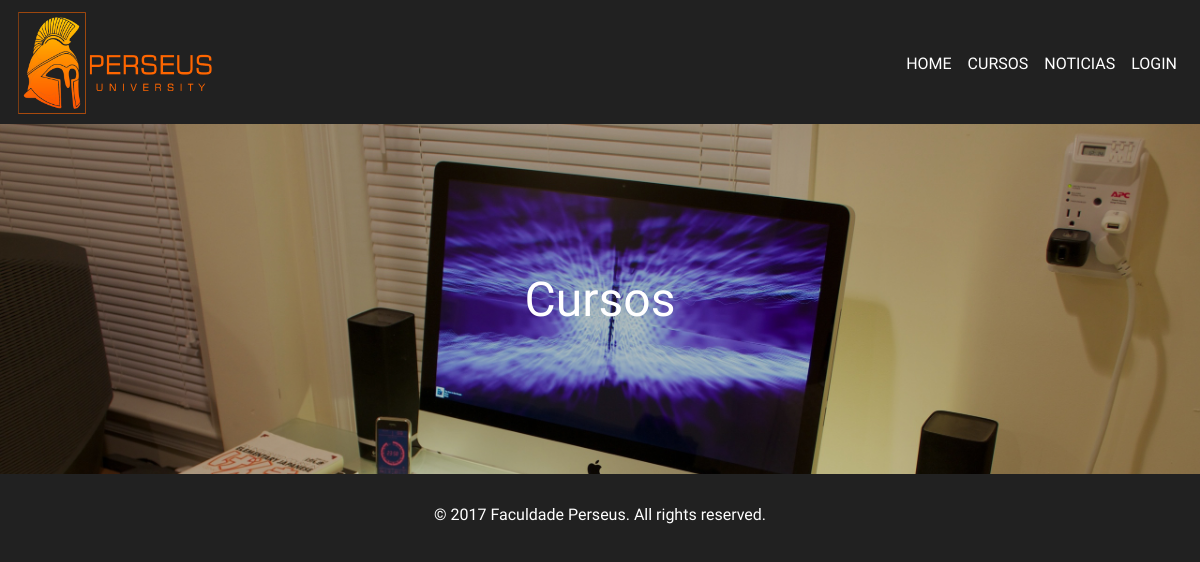
Before: /listacurso/ with the older database file.
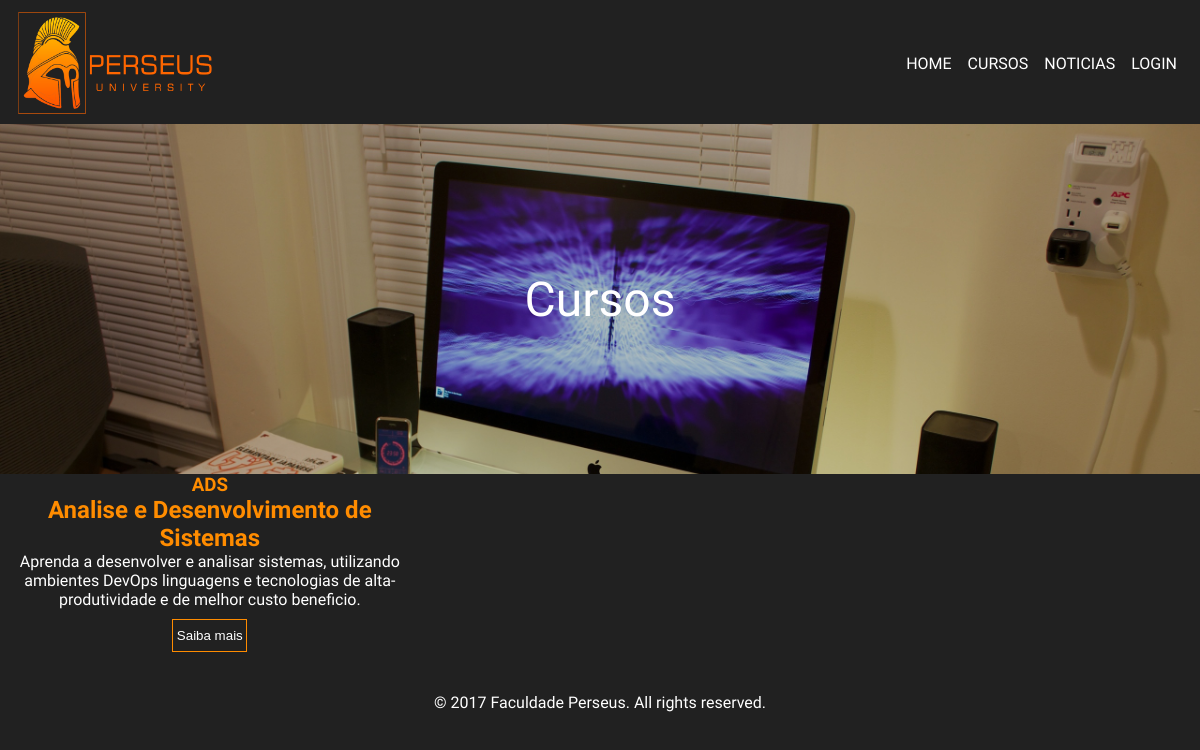
After: the same page with the newer database file.
### core/models.py (models this page shows, shortened)
class Curso(models.Model):
    sigla = models.CharField(max_length = 5, blank = False, null=False)
    nome = models.CharField(max_length = 50, blank = False, null=False)
    tipo = models.CharField(max_length = 50, blank = False, null=False)
    carga_horaria = models.IntegerField(default = 1000, blank = False)
    ativo = models.BooleanField(default = True)
    descricao_basica = models.TextField(blank = False, null=False)
    descricao_completa = models.TextField(blank = False, null=False)

### core/views.py (the view)
# urls.py: url(r'^listacurso/', lista_curso),
def lista_curso(request):
    contexto = {
        'cursos': Curso.objects.all,
    }
    return render(request, "listaCursos.html", contexto)

### core/templates/listaCursos.html (shortened to what this page needs)
{% extends "base.html" %}
{% block cssLink %}listacurso.css{% endblock %}
{% block content %}
    <section class="slide">
        <p>Cursos</p>
    </section>
    <section class="cursoPai">
        <article class="cursoFilho">
            {% for curso in cursos %}
            <div>
                <h1>{{ curso.sigla }}</h1>
                <h2>{{ curso.nome }}</h2>
                <p>{{ curso.descricao_basica }}</p>
                <a href="/curso/{{ curso.sigla }}"><button>Saiba mais</button></a>
            </div>
            {% endfor %}
        </article>
    </section>
{% endblock %}

### core/templates/base.html (shortened to what this page needs)
<!DOCTYPE html>
<html lang="pt-br">
<head>
    <link rel="stylesheet" type="text/css" href="../static/css/style.css" />
    <link rel="stylesheet" type="text/css" href="../static/css/{% block cssLink %}{% endblock %}" />
</head>
<body>
    <header class="headerPai">
        <section class="headerFilho">
            <div class="logo">
                <img src="../static/img/logo_perseus_orange.png" alt="Logo Perseus" />
            </div>
            <nav class="menu">
                <ul>
                    <li><a href="../">Home</a></li>
                    <li><a href="/listacurso">Cursos</a></li>
                    <li><a href="/noticias">Noticias</a></li>
                    {% if not user.is_authenticated %}
                        <li><a href="/entrar">Login</a></li>
                    {% endif %}
                </ul>
            </nav>
        </section>
    </header>
    <main>
        {% block content %}
        {% endblock %}
    </main>
    <footer>
        <p>© 2017 Faculdade Perseus. All rights reserved.</p>
    </footer>
</body>
</html>

### core/static/css/style.css (style rules this page uses)
* { padding: 0; margin: 0; }
body { background-color: #212121; }
p, li, a, label { font-family: 'Questrial', sans-serif; color: #fff }
h1, h2, h3, h4, h5, h6 { font-family: 'Arimo', sans-serif; color: #ff8c00; }
button { height: 33px; border: 1px solid #ff8c00; background-color: #212121; color: #fff; }
.slide { display: grid; width: 100%; height: 350px; text-align: center; align-items: center; font-size: 3em; }
.headerPai { width: 100%; height: 124px; }
.headerFilho { display: grid; grid-template-columns: 50% 50%; width: 1170px; margin: 0 auto; }
.logo img { width: 200px; margin: 7px 0; }
.menu { height: 124px; }
.menu ul { list-style: none; float: right; }
.menu li { float: left; padding: 54px 8px; }
.menu a { text-decoration: none; text-transform: uppercase; }
footer { display: grid; width: 100%; height: 40px; background-color: #212121; text-align: center; align-items: center; padding-top: 20px; }

### core/static/css/listacurso.css (style rules this page uses)
.slide { background-image: url(../img/detalheCursoAds.jpg); background-size: cover; }
.cursoPai { width: 100%; }
.cursoFilho { display: grid; grid-template-columns: 33.3% 33.3% 33.3%; width: 1170px; margin: 0 auto; text-align: center; }
.cursoFilho div button { width: 75px; margin-top: 10px; margin-bottom: 10px; }

Changed rows visible on the page:
added Curso: sigla "ADS", nome "Analise e Desenvolvimento de Sistemas", descricao_basica "Aprenda a desenvolver e analisar sistemas, utilizando ambientes DevOps linguagens e tecnologias de alta-produtividade e de melhor custo beneficio."
